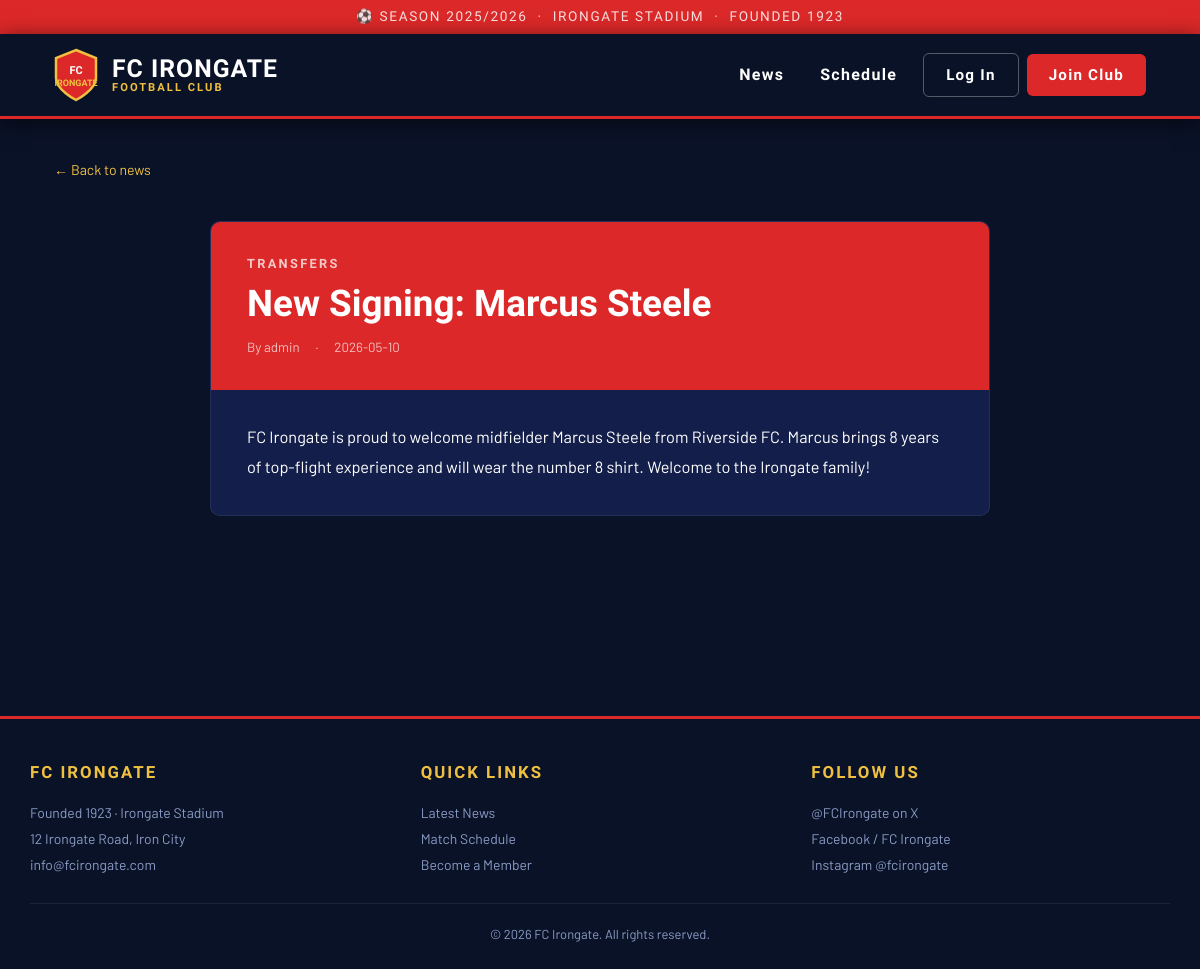
The page /news/2 on the database its author committed.
### tables this page shows
CREATE TABLE news_posts (
                id         INTEGER PRIMARY KEY AUTOINCREMENT,
                title      VARCHAR(200) NOT NULL,
                body       TEXT         NOT NULL,
                author_id  INTEGER      NOT NULL REFERENCES members(id),
                created_at DATETIME     NOT NULL DEFAULT CURRENT_TIMESTAMP,
                category   VARCHAR(40)  NOT NULL DEFAULT 'General'
            );

CREATE TABLE members (
                id        INTEGER PRIMARY KEY AUTOINCREMENT,
                username  VARCHAR(80)  NOT NULL UNIQUE,
                email     VARCHAR(120) NOT NULL UNIQUE,
                password  VARCHAR(256) NOT NULL,
                role      VARCHAR(20)  NOT NULL DEFAULT 'member',
                joined_at DATETIME     NOT NULL DEFAULT CURRENT_TIMESTAMP
            );

### app.py (the view)
@app.route("/news/<int:post_id>")
def news_detail(post_id):
    db = get_db()
    post = db.execute("""
        SELECT p.*, m.username AS author_name
        FROM   news_posts p
        JOIN   members m ON m.id = p.author_id
        WHERE  p.id = ?
    """, (post_id,)).fetchone()
    if not post:
        abort(404)
    return render_template("news_detail.html", post=post, user=current_user())

### app.py (called while the page is built)
def get_db():
    db = getattr(g, "_database", None)
    if db is None:
        db = g._database = sqlite3.connect(DATABASE)
        db.row_factory = sqlite3.Row
        db.execute("PRAGMA journal_mode=WAL")
    return db

def current_user():
    if "user_id" not in session:
        return None
    db = get_db()
    return db.execute("SELECT * FROM members WHERE id=?", (session["user_id"],)).fetchone()

@app.context_processor
def inject_globals():
    return {"now": datetime.utcnow()}

### templates/news_detail.html (shortened to what this page needs)
{% extends "base.html" %}
{% block content %}
<div class="container">
  <p style="color:var(--muted); font-size:.88rem; margin-bottom:18px;">
    <a href="{{ url_for('index') }}" style="color:var(--gold)">← Back to news</a>
  </p>
  <div class="post-detail">
    <div class="post-header">
      <div class="cat">{{ post.category }}</div>
      <h1>{{ post.title }}</h1>
      <div class="post-meta">
        <span>By {{ post.author_name }}</span>
        <span>·</span>
        <span>{{ post.created_at[:10] }}</span>
      </div>
    </div>
    <div class="post-body">{{ post.body }}</div>
  </div>
</div>
{% endblock %}

### templates/base.html (style rules this page uses)
*, *::before, *::after { box-sizing: border-box; margin: 0; padding: 0; }
:root { --navy: #0a1228; --navy2: #111e45; --navy3: #1a2d6b; --red: #dc2828; --red2: #ff3b3b; --gold: #f0c040; --white: #ffffff; --off: #e8ecf4; --muted: #8a9bc4; --card: #131f4a; --radius: 10px; --shadow: 0 8px 32px rgba(0,0,0,.45); }
html { scroll-behavior: smooth; }
body { font-family: 'Barlow', sans-serif; background: var(--navy); color: var(--white); min-height: 100vh; line-height: 1.6; }
a { color: inherit; text-decoration: none; }
.container { max-width: 1140px; margin: 0 auto; padding: 40px 24px 80px; }
.post-detail { max-width: 780px; margin: 40px auto; background: var(--card); border-radius: var(--radius); border: 1px solid rgba(255,255,255,.07); overflow: hidden; }
.post-header { background: var(--red); padding: 32px 36px; }
.post-header .cat { font-family: 'Barlow Condensed', sans-serif; font-size: .8rem; letter-spacing: .18em; font-weight: 700; color: rgba(255,255,255,.75); text-transform: uppercase; }
.post-header h1 { font-family: 'Barlow Condensed', sans-serif; font-size: 2.3rem; font-weight: 900; line-height: 1.15; margin-top: 8px; }
.post-meta { display: flex; gap: 16px; margin-top: 12px; font-size: .83rem; color: rgba(255,255,255,.7); }
.post-body { padding: 32px 36px; line-height: 1.85; font-size: 1.02rem; }

### rows shown on the page
news_posts: category "TRANSFERS", title "New Signing: Marcus Steele", created_at "2026-05-10", body "FC Irongate is proud to welcome midfielder Marcus Steele from Riverside FC. Marcus brings 8 years of top-flight experience and will wear the number 8 shirt. Welcome to the Irongate family!"
members: author_name "admin"
